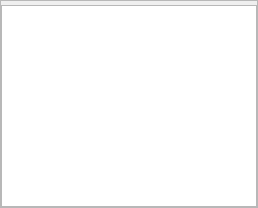
<?xml version="1.0" encoding="UTF-8"?>
<ui version="4.0">
 <class>CDbAircraftIcaoComponent</class>
 <widget class="QFrame" name="CDbAircraftIcaoComponent">
  <property name="geometry">
   <rect>
    <x>0</x>
    <y>0</y>
    <width>258</width>
    <height>208</height>
   </rect>
  </property>
  <property name="windowTitle">
   <string>Search and find aircraft ICAO codes</string>
  </property>
  <property name="whatsThis">
   <string>Search and find aircraft ICAO codes</string>
  </property>
  <property name="frameShape">
   <enum>QFrame::StyledPanel</enum>
  </property>
  <property name="frameShadow">
   <enum>QFrame::Raised</enum>
  </property>
  <layout class="QVBoxLayout" name="vl_AircraftIcaoComponent">
   <property name="spacing">
    <number>4</number>
   </property>
   <property name="leftMargin">
    <number>0</number>
   </property>
   <property name="topMargin">
    <number>0</number>
   </property>
   <property name="rightMargin">
    <number>0</number>
   </property>
   <property name="bottomMargin">
    <number>0</number>
   </property>
   <item>
    <widget class="swift::gui::filters::CAircraftIcaoFilterBar" name="filter_AircraftIcao">
     <property name="maximumSize">
      <size>
       <width>16777215</width>
       <height>100</height>
      </size>
     </property>
     <property name="frameShadow">
      <enum>QFrame::Plain</enum>
     </property>
    </widget>
   </item>
   <item>
    <widget class="swift::gui::views::CAircraftIcaoCodeView" name="tvp_AircraftIcao">
     <property name="selectionMode">
      <enum>QAbstractItemView::SingleSelection</enum>
     </property>
     <property name="selectionBehavior">
      <enum>QAbstractItemView::SelectRows</enum>
     </property>
     <attribute name="verticalHeaderVisible">
      <bool>false</bool>
     </attribute>
    </widget>
   </item>
  </layout>
 </widget>
 <customwidgets>
  <customwidget>
   <class>swift::gui::views::CAircraftIcaoCodeView</class>
   <extends>QTableView</extends>
   <header>gui/views/aircrafticaoview.h</header>
  </customwidget>
  <customwidget>
   <class>swift::gui::filters::CAircraftIcaoFilterBar</class>
   <extends>QFrame</extends>
   <header>gui/filters/aircrafticaofilterbar.h</header>
   <container>1</container>
  </customwidget>
 </customwidgets>
 <resources/>
 <connections/>
</ui>
